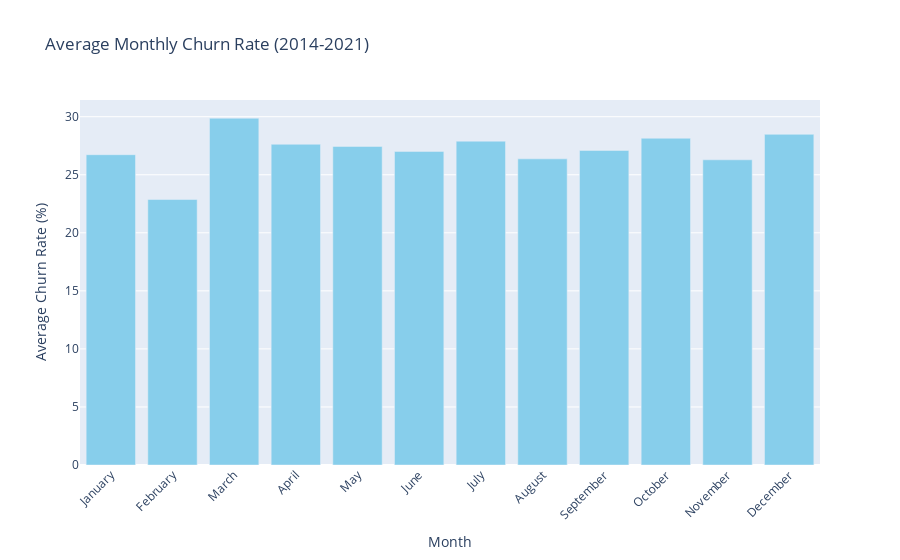

Write notebook code for a chart like this one.
### Markdown cell above
#### **2. Bar graph of average monthly churn rate from 2014 to 2021**

### Code cell
# Plot the bar graph of the monthly churn rate
plot_bar_graph(monthly_churn_df)

### Figure 1 — Plotly figure (JSON) as saved in the notebook; plotly's stock layout.template omitted (floating-point values rounded to 4 significant figures)
{"data": [{"alignmentgroup": "True", "hovertemplate": "Month=%{x}<br>Average Churn Rate (%)=%{y}<extra></extra>", "legendgroup": "", "marker": {"color": "skyblue", "pattern": {"shape": ""}}, "name": "", "offsetgroup": "", "orientation": "v", "showlegend": false, "textposition": "auto", "type": "bar", "x": ["January", "February", "March", "April", "May", "June", "July", "August", "September", "October", "November", "December"], "xaxis": "x", "y": [26.73, 22.87, 29.87, 27.63, 27.44, 27.01, 27.89, 26.37, 27.09, 28.14, 26.29, 28.48], "yaxis": "y"}], "layout": {"barmode": "relative", "legend": {"tracegroupgap": 0}, "title": {"text": "Average Monthly Churn Rate (2014-2021)"}, "xaxis": {"anchor": "y", "domain": [0, 1], "tickangle": -45, "title": {"text": "Month"}}, "yaxis": {"anchor": "x", "domain": [0, 1], "title": {"text": "Average Churn Rate (%)"}}}}
